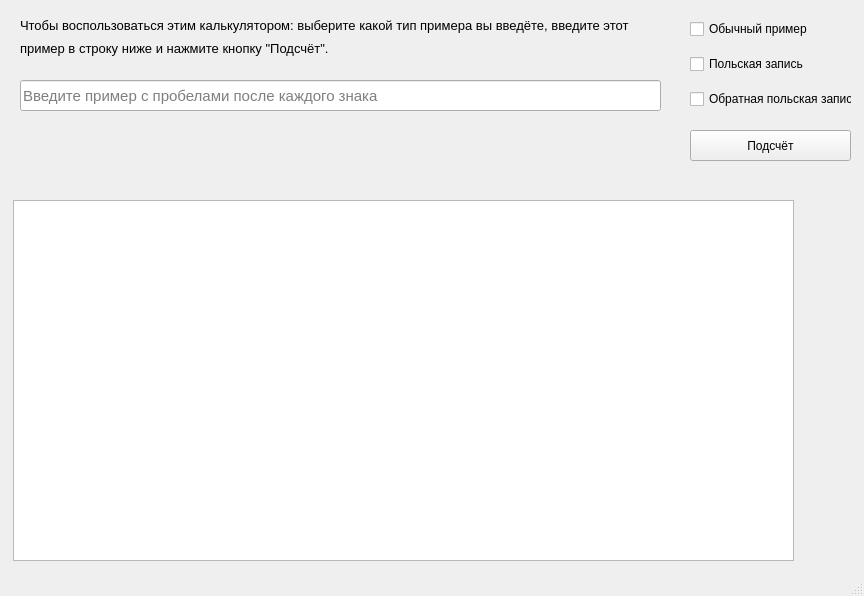
<?xml version="1.0" encoding="UTF-8"?>
<ui version="4.0">
 <class>MainWindow</class>
 <widget class="QMainWindow" name="MainWindow">
  <property name="geometry">
   <rect>
    <x>0</x>
    <y>0</y>
    <width>864</width>
    <height>596</height>
   </rect>
  </property>
  <property name="sizePolicy">
   <sizepolicy hsizetype="Fixed" vsizetype="Fixed">
    <horstretch>0</horstretch>
    <verstretch>0</verstretch>
   </sizepolicy>
  </property>
  <property name="minimumSize">
   <size>
    <width>864</width>
    <height>596</height>
   </size>
  </property>
  <property name="maximumSize">
   <size>
    <width>864</width>
    <height>596</height>
   </size>
  </property>
  <property name="windowTitle">
   <string>Польская запись</string>
  </property>
  <widget class="QWidget" name="centralwidget">
   <widget class="QWidget" name="verticalLayoutWidget">
    <property name="geometry">
     <rect>
      <x>690</x>
      <y>10</y>
      <width>162</width>
      <height>111</height>
     </rect>
    </property>
    <layout class="QVBoxLayout" name="verticalLayout">
     <item>
      <widget class="QCheckBox" name="NPN">
       <property name="text">
        <string>Обычный пример</string>
       </property>
      </widget>
     </item>
     <item>
      <widget class="QCheckBox" name="PN">
       <property name="text">
        <string>Польская запись</string>
       </property>
      </widget>
     </item>
     <item>
      <widget class="QCheckBox" name="RPN">
       <property name="text">
        <string>Обратная польская запись</string>
       </property>
      </widget>
     </item>
    </layout>
   </widget>
   <widget class="QLineEdit" name="input_lineEdit">
    <property name="geometry">
     <rect>
      <x>20</x>
      <y>80</y>
      <width>641</width>
      <height>31</height>
     </rect>
    </property>
    <property name="font">
     <font>
      <pointsize>11</pointsize>
     </font>
    </property>
    <property name="placeholderText">
     <string>Введите пример с пробелами после каждого знака</string>
    </property>
   </widget>
   <widget class="QLabel" name="label">
    <property name="geometry">
     <rect>
      <x>20</x>
      <y>10</y>
      <width>641</width>
      <height>31</height>
     </rect>
    </property>
    <property name="font">
     <font>
      <pointsize>10</pointsize>
      <stylestrategy>PreferDefault</stylestrategy>
     </font>
    </property>
    <property name="text">
     <string>Чтобы воспользоваться этим калькулятором: выберите какой тип примера вы введёте, введите этот</string>
    </property>
   </widget>
   <widget class="QLabel" name="label_2">
    <property name="geometry">
     <rect>
      <x>20</x>
      <y>40</y>
      <width>641</width>
      <height>16</height>
     </rect>
    </property>
    <property name="font">
     <font>
      <pointsize>10</pointsize>
     </font>
    </property>
    <property name="text">
     <string>пример в строку ниже и нажмите кнопку &quot;Подсчёт&quot;.</string>
    </property>
   </widget>
   <widget class="QLabel" name="error_label">
    <property name="geometry">
     <rect>
      <x>20</x>
      <y>130</y>
      <width>461</width>
      <height>51</height>
     </rect>
    </property>
    <property name="font">
     <font>
      <pointsize>12</pointsize>
     </font>
    </property>
    <property name="text">
     <string/>
    </property>
   </widget>
   <widget class="QPlainTextEdit" name="plainTextEdit">
    <property name="geometry">
     <rect>
      <x>13</x>
      <y>200</y>
      <width>781</width>
      <height>361</height>
     </rect>
    </property>
    <property name="font">
     <font>
      <pointsize>9</pointsize>
     </font>
    </property>
    <property name="readOnly">
     <bool>true</bool>
    </property>
   </widget>
   <widget class="QPushButton" name="calculateButton">
    <property name="geometry">
     <rect>
      <x>690</x>
      <y>130</y>
      <width>161</width>
      <height>31</height>
     </rect>
    </property>
    <property name="text">
     <string>Подсчёт</string>
    </property>
   </widget>
  </widget>
  <widget class="QStatusBar" name="statusbar"/>
 </widget>
 <resources/>
 <connections/>
</ui>
